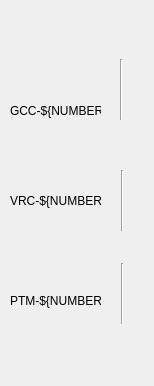
<?xml version="1.0" encoding="UTF-8"?>
<ui version="4.0">
 <class>DiffPump</class>
 <widget class="QWidget" name="DiffPump">
  <property name="geometry">
   <rect>
    <x>0</x>
    <y>0</y>
    <width>154</width>
    <height>386</height>
   </rect>
  </property>
  <property name="windowTitle">
   <string/>
  </property>
  <widget class="TurboPump" name="TurboPump">
   <property name="geometry">
    <rect>
     <x>-25</x>
     <y>298</y>
     <width>180</width>
     <height>82</height>
    </rect>
   </property>
   <property name="toolTip">
    <string/>
   </property>
   <property name="controlsLocation" stdset="0">
    <enum>PCDSSymbolBase::Left</enum>
   </property>
   <property name="channelsPrefix" stdset="0">
    <string>ca://${PTM}</string>
   </property>
   <property name="controlButtonHorizontal" stdset="0">
    <bool>false</bool>
   </property>
  </widget>
  <widget class="PneumaticValve" name="PneumaticValve">
   <property name="geometry">
    <rect>
     <x>-23</x>
     <y>206</y>
     <width>181</width>
     <height>82</height>
    </rect>
   </property>
   <property name="toolTip">
    <string/>
   </property>
   <property name="controlsLocation" stdset="0">
    <enum>PCDSSymbolBase::Left</enum>
   </property>
   <property name="channelsPrefix" stdset="0">
    <string>ca://${VRC}</string>
   </property>
   <property name="rotateIcon" stdset="0">
    <bool>true</bool>
   </property>
   <property name="controlButtonHorizontal" stdset="0">
    <bool>false</bool>
   </property>
  </widget>
  <widget class="PyDMDrawingCircle" name="PyDMDrawingCircle">
   <property name="geometry">
    <rect>
     <x>96</x>
     <y>114</y>
     <width>51</width>
     <height>61</height>
    </rect>
   </property>
   <property name="toolTip">
    <string/>
   </property>
   <property name="brush" stdset="0">
    <brush brushstyle="NoBrush">
     <color alpha="255">
      <red>0</red>
      <green>0</green>
      <blue>0</blue>
     </color>
    </brush>
   </property>
   <property name="penStyle" stdset="0">
    <enum>Qt::SolidLine</enum>
   </property>
  </widget>
  <widget class="ColdCathodeGauge" name="ColdCathodeGauge">
   <property name="geometry">
    <rect>
     <x>-25</x>
     <y>-6</y>
     <width>180</width>
     <height>99</height>
    </rect>
   </property>
   <property name="toolTip">
    <string/>
   </property>
   <property name="layoutDirection">
    <enum>Qt::LeftToRight</enum>
   </property>
   <property name="controlsLocation" stdset="0">
    <enum>PCDSSymbolBase::Left</enum>
   </property>
   <property name="channelsPrefix" stdset="0">
    <string>ca://${GCC}</string>
   </property>
   <property name="controlButtonHorizontal" stdset="0">
    <bool>false</bool>
   </property>
  </widget>
  <widget class="Line" name="line">
   <property name="geometry">
    <rect>
     <x>121</x>
     <y>263</y>
     <width>3</width>
     <height>61</height>
    </rect>
   </property>
   <property name="orientation">
    <enum>Qt::Vertical</enum>
   </property>
  </widget>
  <widget class="Line" name="line_2">
   <property name="geometry">
    <rect>
     <x>121</x>
     <y>170</y>
     <width>3</width>
     <height>61</height>
    </rect>
   </property>
   <property name="orientation">
    <enum>Qt::Vertical</enum>
   </property>
  </widget>
  <widget class="Line" name="line_3">
   <property name="geometry">
    <rect>
     <x>120</x>
     <y>59</y>
     <width>3</width>
     <height>61</height>
    </rect>
   </property>
   <property name="orientation">
    <enum>Qt::Vertical</enum>
   </property>
  </widget>
  <widget class="QLabel" name="label">
   <property name="geometry">
    <rect>
     <x>10</x>
     <y>100</y>
     <width>91</width>
     <height>21</height>
    </rect>
   </property>
   <property name="font">
    <font>
     <pointsize>9</pointsize>
    </font>
   </property>
   <property name="text">
    <string>GCC-${NUMBER}</string>
   </property>
  </widget>
  <widget class="QLabel" name="label_2">
   <property name="geometry">
    <rect>
     <x>10</x>
     <y>190</y>
     <width>91</width>
     <height>21</height>
    </rect>
   </property>
   <property name="font">
    <font>
     <pointsize>9</pointsize>
    </font>
   </property>
   <property name="text">
    <string>VRC-${NUMBER}</string>
   </property>
  </widget>
  <widget class="QLabel" name="label_3">
   <property name="geometry">
    <rect>
     <x>10</x>
     <y>290</y>
     <width>91</width>
     <height>21</height>
    </rect>
   </property>
   <property name="font">
    <font>
     <pointsize>9</pointsize>
    </font>
   </property>
   <property name="text">
    <string>PTM-${NUMBER}</string>
   </property>
  </widget>
 </widget>
 <customwidgets>
  <customwidget>
   <class>PyDMDrawingCircle</class>
   <extends>QWidget</extends>
   <header>pydm.widgets.drawing</header>
  </customwidget>
  <customwidget>
   <class>PCDSSymbolBase</class>
   <extends>QWidget</extends>
   <header>pcdswidgets.vacuum.base</header>
  </customwidget>
  <customwidget>
   <class>PneumaticValve</class>
   <extends>PCDSSymbolBase</extends>
   <header>pcdswidgets.vacuum.valves</header>
  </customwidget>
  <customwidget>
   <class>TurboPump</class>
   <extends>PCDSSymbolBase</extends>
   <header>pcdswidgets.vacuum.pumps</header>
  </customwidget>
  <customwidget>
   <class>ColdCathodeGauge</class>
   <extends>PCDSSymbolBase</extends>
   <header>pcdswidgets.vacuum.gauges</header>
  </customwidget>
 </customwidgets>
 <resources/>
 <connections/>
</ui>
